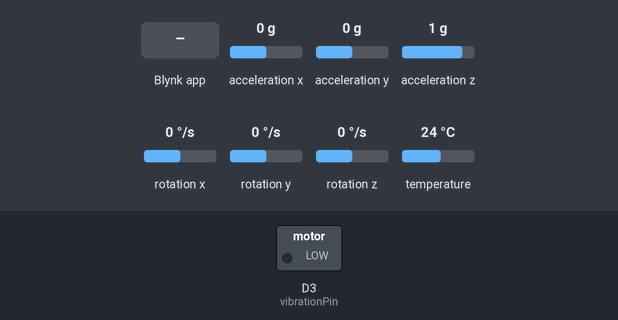
The sketch below on a simulated ESP8266 (NodeMCU). On the bench: switched loads named in the sketch (green lamp = pin HIGH). Inputs (shaded band) come from the test bench; at power-on: acceleration x 0 g, acceleration y 0 g, acceleration z 1 g, rotation x 0 °/s, rotation y 0 °/s, rotation z 0 °/s, temperature 24 °C. WiFi joins after 1.5 s; servers stay silent unless stated.

Above: at 3.0 s.
3.1 s: Blynk app writes 1 to V1
At 3.4 s:
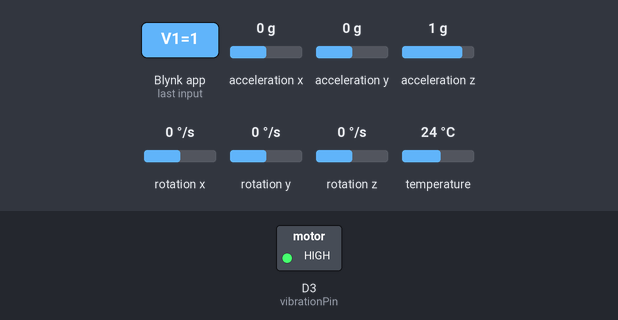
4.6 s: Blynk app writes 0 to V1
At 5.7 s:
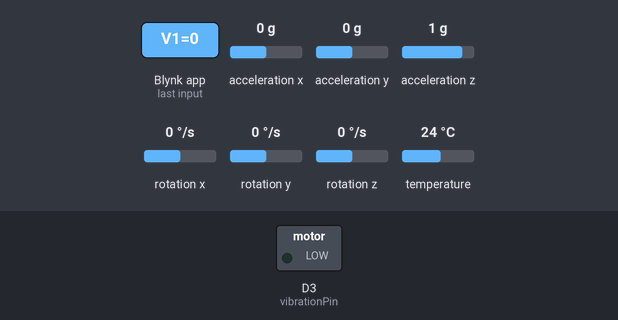
6.1 s: Blynk app writes 1 to V8
At 7.3 s:
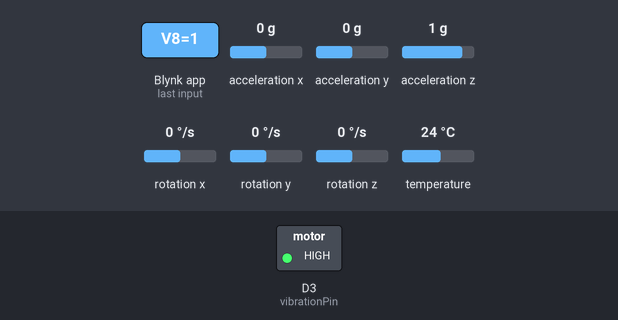
Timing chart, 0 to 9.1 s (numbered marks = the images above; inputs shaded):
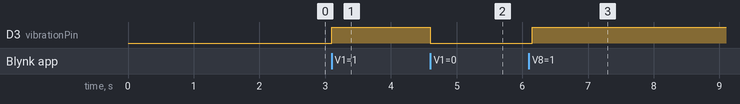

Measured:
- after the input at 3.1 s, D3 (vibrationPin): LOW → HIGH at once
- after the input at 4.6 s, D3 (vibrationPin): HIGH → LOW at once
- after the input at 6.1 s, D3 (vibrationPin): LOW → HIGH after 0.05 s

The sketch:

SuperWear.ino
```cpp
#include "I2Cdev.h"
#include "MPU6050.h"
#include "Wire.h"
#include <ESP8266WiFi.h>
#include <BlynkSimpleEsp8266.h>

// Auth Token for Blynk
char auth[] = "44681a462bf54c2c90fbbbde2fa6ff17";

// WiFi credentials.
char ssid[] = "superadmin";
char pass[] = "helloworld";

// specific I2C addresses may be passed as a parameter here
// AD0 low = 0x68 (default)
MPU6050 accelgyro(0x68);

int16_t ax, ay, az;
int16_t gx, gy, gz;
float acc_vector;
float tempMPU;

int workMode = 0;

int vibrationPin = D3;

int slouchingCountLight=0;
int slouchingCountModerate=0;
int slouchingCountExtreme=0;

long highPeakStep;
long lowPeakStep;
long highPeakStepVal;
int highPeakStepDetected=0;
int steps=0;

int weight;
int height;

unsigned long previousMillis = 0;
const long interval = 10000;

BlynkTimer timer;

// Code for Sleep Monitoring
void sleepMonitoring()
{
  if(abs(ay-az)<4000)
  {
    Blynk.virtualWrite(V15, 1);
  }
  else
  {
    Blynk.virtualWrite(V15, 0);
  }
}

// Code for Custom Alarm
BLYNK_WRITE(V1) {
  // Receive 1.0 when time starts so turn the vibration motor ON and receive 0.0 when time stops so turn the vibration motor OFF
  if (param.asInt() == 1.0)
  {
    digitalWrite(vibrationPin, HIGH);
  }
  else
  {
    digitalWrite(vibrationPin, LOW);
  }
}

BLYNK_WRITE(V10) {
 weight=param.asInt(); // Weight in kg
}

BLYNK_WRITE(V11) {
 height=param.asInt(); // Height in cm
}

// Code to check Work Mode Status
BLYNK_WRITE(V8) {
  workMode = param.asInt();
  if(workMode==0)
  {
    slouchingCountLight=0;
    slouchingCountModerate=0;
    slouchingCountExtreme=0;
    Blynk.virtualWrite(V6,"");
    digitalWrite(vibrationPin, LOW);
  }
}

void setup()
{
  pinMode(vibrationPin, OUTPUT);
  Wire.begin(); // join I2C bus
  accelgyro.initialize();

//  while(!accelgyro.testConnection())
//  {
//    Serial.println("Could not find a valid MPU6050 sensor, check wiring!");
//    delay(500);
//  }

// Add offsets
  accelgyro.setXAccelOffset(-1188);
  accelgyro.setYAccelOffset(1345);
  accelgyro.setZAccelOffset(1386);
  accelgyro.setXGyroOffset(135);
  accelgyro.setYGyroOffset(138);
  accelgyro.setZGyroOffset(-20);

  Blynk.begin(auth, ssid, pass);
  timer.setInterval(10000L, sleepMonitoring); // Check every one minute if sleeping
}

BLYNK_CONNECTED() {
Blynk.syncVirtual(V3, V8, V10, V11);
}

void loop()
{
  Blynk.run();
  timer.run();
  accelgyro.getMotion6(&ax, &ay, &az, &gx, &gy, &gz);
  acc_vector=sqrt(sq(ax)+sq(ay)+sq(az));
  if (workMode == 1)
  {
    slouchingDetection();
  }
  pedometerActivity();
  temperatureMonitoring();
}

void slouchingDetection() {
  unsigned long currentMillis = millis();
  if (currentMillis - previousMillis >= interval) {
    previousMillis = currentMillis;
    slouchingCountLight=0;
    slouchingCountModerate=0;
    slouchingCountExtreme=0;
  }
 if(((az+ay) >= 100)&&((az+ay) < 3000)){
  slouchingCountLight=slouchingCountLight+1;
  if(slouchingCountLight>10)
  {
      Blynk.virtualWrite(V6,"Light Slouching");
      slouchingCountLight=0;
  }
 }
 else if(((az+ay) >= 3000)&&((az+ay) < 6000)){
  slouchingCountModerate=slouchingCountModerate+1;
    if(slouchingCountModerate>10)
  {
      Blynk.virtualWrite(V6,"Moderate Slouching");
      slouchingCountModerate=0;
      digitalWrite(vibrationPin, HIGH);
  }
 }
 else if(((az+ay) >= 6000)){
  slouchingCountExtreme=slouchingCountExtreme+1;
    if(slouchingCountExtreme>10)
  {
      Blynk.virtualWrite(V6,"Extreme Slouching");
      slouchingCountExtreme=0;
      digitalWrite(vibrationPin, HIGH);
  }
 }
 else
 {
  Blynk.virtualWrite(V6,"Good Posture");
  digitalWrite(vibrationPin, LOW);
 }
}

void pedometerActivity() {
 if(highPeakStepDetected==0)
{
  highPeakStep=0;
  lowPeakStep=1000;
}
if(acc_vector>16000)
{
 highPeakStep = millis();
 highPeakStepVal=acc_vector;
 highPeakStepDetected=1;
}
else if(acc_vector<(highPeakStepVal*0.95))
{
  lowPeakStep = millis();
}
if(abs(lowPeakStep-highPeakStep)<70)
{
  steps=steps+1;
  highPeakStepDetected=0;
  float caloriesBurnedPerMile = 0.57 * (weight * 2.2);
  float strip = height * 0.415;
  float stepCountMile = 160934.4 / strip;
  float conversationFactor = caloriesBurnedPerMile / stepCountMile;
  float caloriesBurned = steps * conversationFactor; // In cal
  float distance = (steps * strip) / 100000; // In km
  Blynk.virtualWrite(V12,steps);
  Blynk.virtualWrite(V13,caloriesBurned);
  Blynk.virtualWrite(V14,distance);
  delay(100);
}
}

void temperatureMonitoring() {
  tempMPU = accelgyro.getTemperature();
  Blynk.virtualWrite(V4, (tempMPU/340.00+36.53)); // Temperature in degree celcius
}
```
